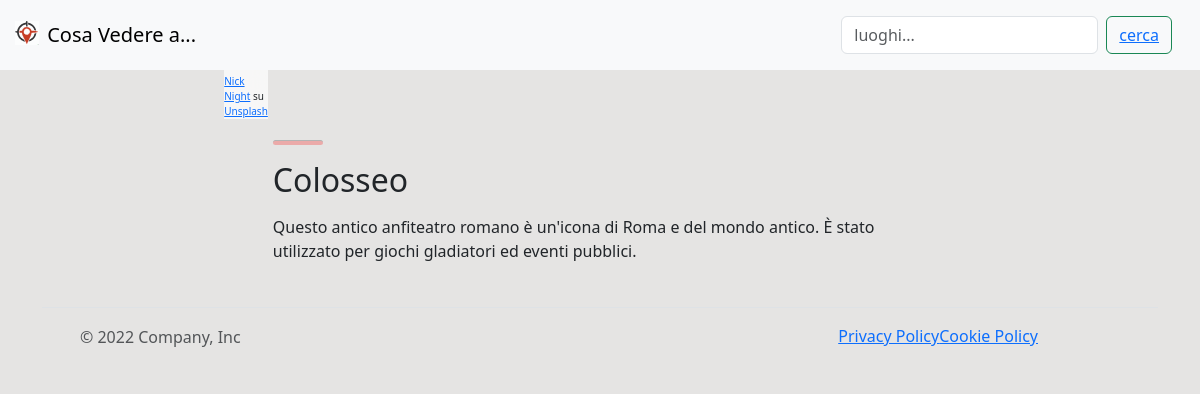
The app's page /italia/roma/Colosseo/ with its own data.
### luoghi/models.py (models this page shows, shortened)
class PlaceToVisit(models.Model):
    dove = models.ForeignKey(City, default=None, on_delete=models.CASCADE) #models.SET_NULL,      null =True
    nome = models.CharField(max_length=50)
    immagine = models.ImageField()
    immagine_45 = models.ImageField()
    autore = RichTextUploadingField()
    descrizione = RichTextUploadingField()
    prezzo = models.FloatField(blank=True)
    storia = RichTextUploadingField()
    riassunto = RichTextUploadingField()
    mappa = RichTextUploadingField()
    class Meta:
      ordering = ['-dove']

### luoghi/views.py (the view)
# urls.py: path('<str:nome_luogo>/<str:nome>/', views.detail),
def detail(request, nome=None, *args, **kwargs):
    detail_obj=None
    if nome is not None:
        detail_obj = PlaceToVisit.objects.get(nome=nome)
    data={
        "data":detail_obj,
    }
    return render(request, 'luoghi/detail_place.html', context=data)

### luoghi/templates/luoghi/detail_place.html (shortened to what this page needs)
{% extends "base.html" %}
{% load static %}
{% block content %}
<link rel="stylesheet" href="{% static 'styles/style_city.css' %}">
<div class="general_city">
    <div class="content-fluid">
        <div class="row">
            <div class="col-lg-1 col-sm-1 col-xl-1">
            </div>
            <div class="col-lg-10 col-sm-10 col-xl-10">
                <div id="info">
                    <div class="first-image">
                        <div id="autore">
                            <p id="autore-p">{{ data.autore | safe }}</p>
                        </div>
                    </div>
                    <div class="content-introduction">
                        <hr>
                        <h2>{{ data.nome }}</h2>
                        <p>{{ data.descrizione | safe}}</p>
                    </div>
                </div>
            </div>
            <div class="col-lg-1 col-sm-1 col-xl-1">
            </div>
        </div>
    </div>
</div>
{% endblock %}

### static/styles/style_city.css (style rules this page uses)
.general_city { position: relative; display: flex; margin-top: 5em; width: 100%; justify-content: center; align-items: center; height: 100%; background-color: #e5e4e3; }
#info { position: relative; display: block; justify-content: center; align-items: center; margin: 20px; max-width: 750px; background-color: #e5e4e3; height: 100%; }
.first-image { display: inline-block; position: relative; }
#autore { position: absolute; bottom: 0; right: 0; z-index: 1000; background-color: rgba(255, 255, 255, 0.7); backdrop-filter: blur(10px); margin: 5px; }
#autore-p { font-size: 10px; margin-bottom: 0; }
p { font-size: 16px; }
hr { background-color: red; border-radius: 5px; border: 3px red; width: 50px; height: 5px; margin-top: 20px; margin-bottom: 5px; }

### records on screen
PlaceToVisit: autore "Nick Night su Unsplash", nome "Colosseo", descrizione "Questo antico anfiteatro romano è un'icona di Roma e del mondo antico. È stato utilizzato per giochi gladiatori ed eventi pubblici."
